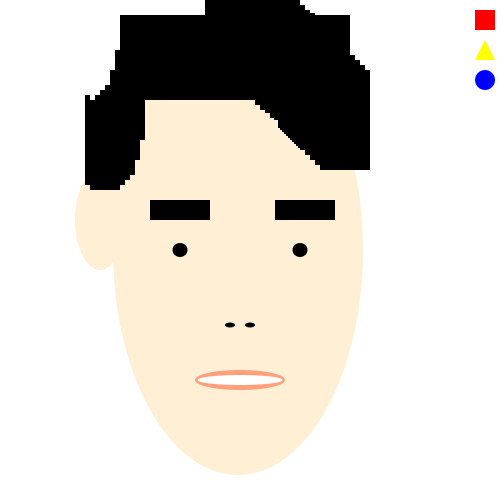
Frame 1 (no input)
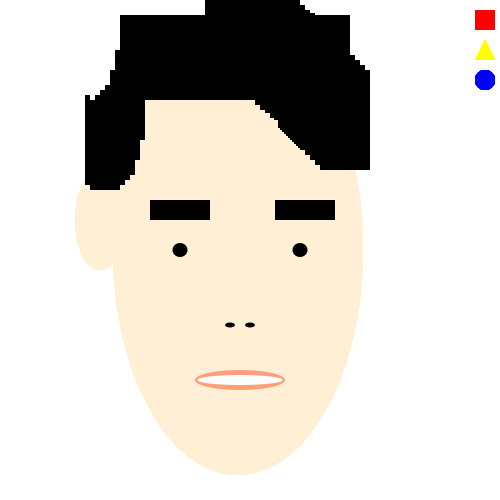
Frame 60 (the mouse pressed at the canvas centre just before this capture)
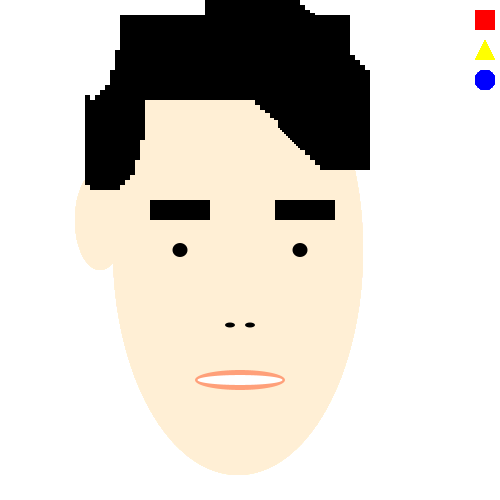
Frame 120 (the mouse held since frame 60 and released just before this capture)

The Processing sketch that drew these frames (run headless with seeded random() and noise(); from frame 60 on, the mouse is pressed at the canvas centre):

// Processing sketch: processing_68847
// ── processing_68847.pde

void setup(){
  
  size(500,500);
  background(255,255,255);
  smooth();
  
}

void draw(){

noStroke();  
fill(255,0,0);
rect(475,10,20,20);

noStroke();  
fill(255,255,0);
triangle(485,40,495,60,475,60);

noStroke();
fill(0,0,255);
ellipse(485,80,20,20);

noStroke();
fill(255,239,213);
ellipse(238,250,250,450);

noStroke();
fill(255,239,213);
ellipse(100,220,50,100);

noStroke();
fill(0,0,0);
rect(90,100,5,90);

noStroke();
fill(0,0,0);
rect(85,95,5,90);
  
noStroke();
fill(0,0,0);
rect(90,100,30,90);

noStroke();
fill(0,0,0);
rect(95,95,30,90);
  
noStroke();
fill(0,0,0);
rect(100,90,30,90);
  
noStroke();
fill(0,0,0);
rect(105,85,30,90);
  
  noStroke();
fill(0,0,0);
rect(110,70,30,90);

  noStroke();
fill(0,0,0);
rect(115,50,30,90);
  
    noStroke();
fill(0,0,0);
rect(120,15,230,85);

  noStroke();
fill(0,0,0);
rect(305,55,50,100);
  noStroke();
fill(0,0,0);
rect(310,60,50,100);  
  noStroke();
fill(0,0,0);
rect(315,65,50,100); 
  noStroke();
fill(0,0,0);
rect(320,70,50,100); 
  noStroke();
fill(0,0,0);
rect(305,55,50,100); 
  noStroke();
fill(0,0,0);
rect(305,55,50,100); 
  noStroke();
fill(0,0,0);
rect(305,55,50,100); 
 
  noStroke();
fill(0,0,0);
rect(300,50,50,100);
 
  noStroke();
fill(0,0,0);
rect(298,48,50,100);

  noStroke();
fill(0,0,0);
rect(296,46,50,100);
  
  
  
  noStroke();
fill(0,0,0);
rect(294,44,50,100);
  noStroke();
fill(0,0,0);
rect(292,42,50,100);
  noStroke();
fill(0,0,0);
rect(290,40,50,100);
  noStroke();
fill(0,0,0);
rect(288,38,50,100);
  noStroke();
fill(0,0,0);
rect(286,36,50,100);
  noStroke();
fill(0,0,0);
rect(284,34,50,100);
  noStroke();
fill(0,0,0);
rect(282,32,50,100);
  noStroke();
fill(0,0,0);
rect(280,30,50,100);
  noStroke();
fill(0,0,0);
rect(278,28,50,100);
  noStroke();
fill(0,0,0);
rect(278,26,50,100);
  noStroke();
fill(0,0,0);
rect(274,20,50,100);
  noStroke();
fill(0,0,0);
rect(270,18,50,100);
  noStroke();
fill(0,0,0);
rect(265,13,50,100);
  noStroke();
fill(0,0,0);
rect(260,10,50,100);
  noStroke();
fill(0,0,0);
rect(255,5,50,100);
  noStroke();
fill(0,0,0);
rect(250,0,50,100);
  noStroke();
fill(0,0,0);
rect(245,-5,50,100);
  noStroke();
fill(0,0,0);
rect(240,-10,50,100);
  noStroke();
fill(0,0,0);
rect(235,-15,50,100);
  noStroke();
fill(0,0,0);
rect(230,-20,50,100);
  noStroke();
fill(0,0,0);
rect(225,-25,50,100);
  noStroke();
fill(0,0,0);
rect(220,-30,50,100);
  noStroke();
fill(0,0,0);
rect(215,-35,50,100);
  noStroke();
fill(0,0,0);
rect(210,-40,50,100);
  noStroke();
fill(0,0,0);
rect(205,-45,50,100);








fill(0,0,0);
rect(150,200,60,20); 

fill(0,0,0);
rect(275,200,60,20); 



fill(0,0,0);
ellipse(180,250,15,14);

fill(0,0,0);
ellipse(300,250,15,14);




fill(0,0,0);
ellipse(230,325,10,5);

fill(0,0,0);
ellipse(250,325,10,5);



fill(255,160,122);
ellipse(240,380,90,20);

fill(255,255,255);
ellipse(240,380,85,10);





  
  
  }
